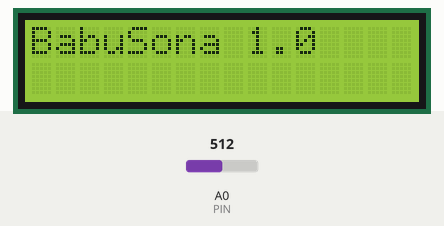
Recording of a sketch running on a simulated Arduino Uno, built with avr-gcc and run on an emulated ATmega328P. Parts: 16×2 character LCD. The test bench sets the inputs (shaded band); at power-on: A0 (PIN) = 512. What the sketch prints to the serial monitor is not drawn.

Above: at 0.1 s.
At 5.1 s:
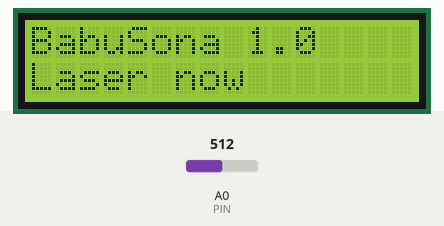
At 9.4 s:
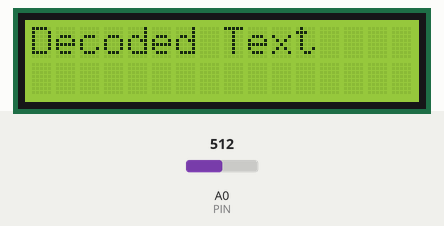
9.5 s: A0 (PIN) set to 540
11.2 s: A0 (PIN) set to 511
14.2 s: A0 (PIN) set to 478
16.1 s: A0 (PIN) set to 511
19.1 s: A0 (PIN) set to 306
21.0 s: A0 (PIN) set to 511
Timing chart, 0 to 24.0 s (numbered marks = the images above; inputs shaded):
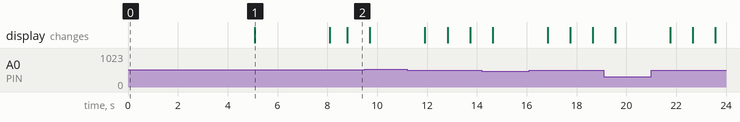

The sketch:

ArduinoUno_reciever.ino
```cpp
#include <LiquidCrystal_I2C.h>
#include <LiquidCrystal_I2C.h>

short ambient;
#define PIN A0

LiquidCrystal_I2C lcd (0x27, 16,2);  //
int c = 0;

void  setup () {

  Serial.begin(9600);
  pinMode(A0,INPUT);
  ambient = analogRead(PIN);  //Surrounding light value
  Serial.println("Value of ambient light is ");
  Serial.print(ambient);

   // Lcd initialization
  lcd.init();
  // Turning on the backlight on LCD.
  lcd.backlight();

  // Start message
  lcd.print ("BabuSona");
  lcd.print(" 1.0");
  delay(5000);
  lcd.setCursor(0, 1);
  lcd.print("Laser now");
  delay(3000);
  lcd.clear();
  lcd.setCursor(0, 0);
  lcd.print("Decoded Text");

}

int j = 0;   //this will controll when to store data
String dedcode = "";  //This will recieve data in the form of 1010

void loop () {
  short input = analogRead(PIN);  //reading from the solar panel
  short final = input - ambient;  //reading without surrounding value
  short outt;
  if(abs(final) > 15){
    outt=1;               //convert analogue to binary
  }else{
    outt=0;
  }

  if(outt ==0){
    j = 1;
  }
  if(dedcode.length()>50){
    j=0;
  }
  if (j==1){
    dedcode += String(outt);
    Serial.println(dedcode);
  }

  char outtp = "";
  String inputt = dedcode; // recieved data to decoder
  String inputString = "";

  for (int k = 0; k < inputt.length(); k++) {
    char incomingChar = inputt.charAt(k);

    if (k % 1 == 0) {
        inputString += incomingChar;     //here modulo by 1 because here
    }                                    //we recive 1 bit at a time
                                         //(if repeated then modulo by 2 i.e 1100)
    if (inputString.length() == 8) {
      int decimalValue = strtol(inputString.c_str(), NULL, 2);
      outtp= char(decimalValue);
      Serial.println(outtp);             //when we recive 8 bits,convert it to charachter
      Serial.println(outtp);             //and prints to the display

      c+=1;
       if (c==15){
      lcd.clear();
      lcd.setCursor(0, 0);      //code to clear text when row is fully filled
      lcd.print("Decoded Text");
      c = 0;
    }
   // printing the value in the display
      lcd. setCursor (c, 1);
      lcd. print (outtp);
      delay(100);
      inputString = "";
      dedcode="";
      j=0;
    }
  }
  delay (100);
}
```

Measured:
- what the display in image 1 shows lasts 3.0 s, from 5.1 s to 8.1 s
